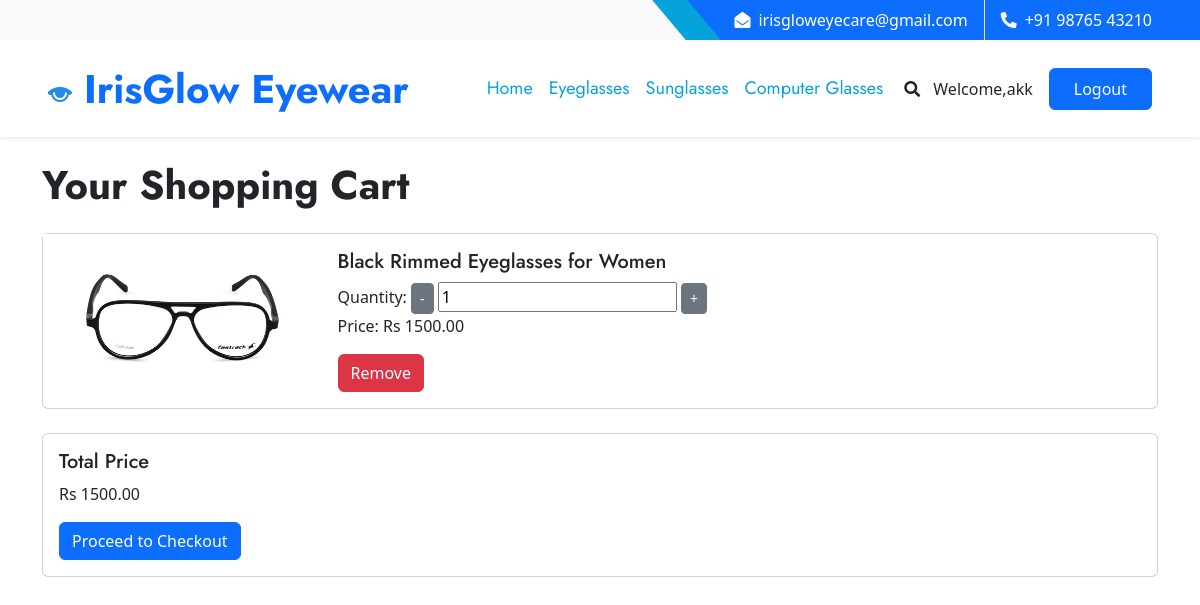
Page /cart/ (signed in) on the earlier database version.
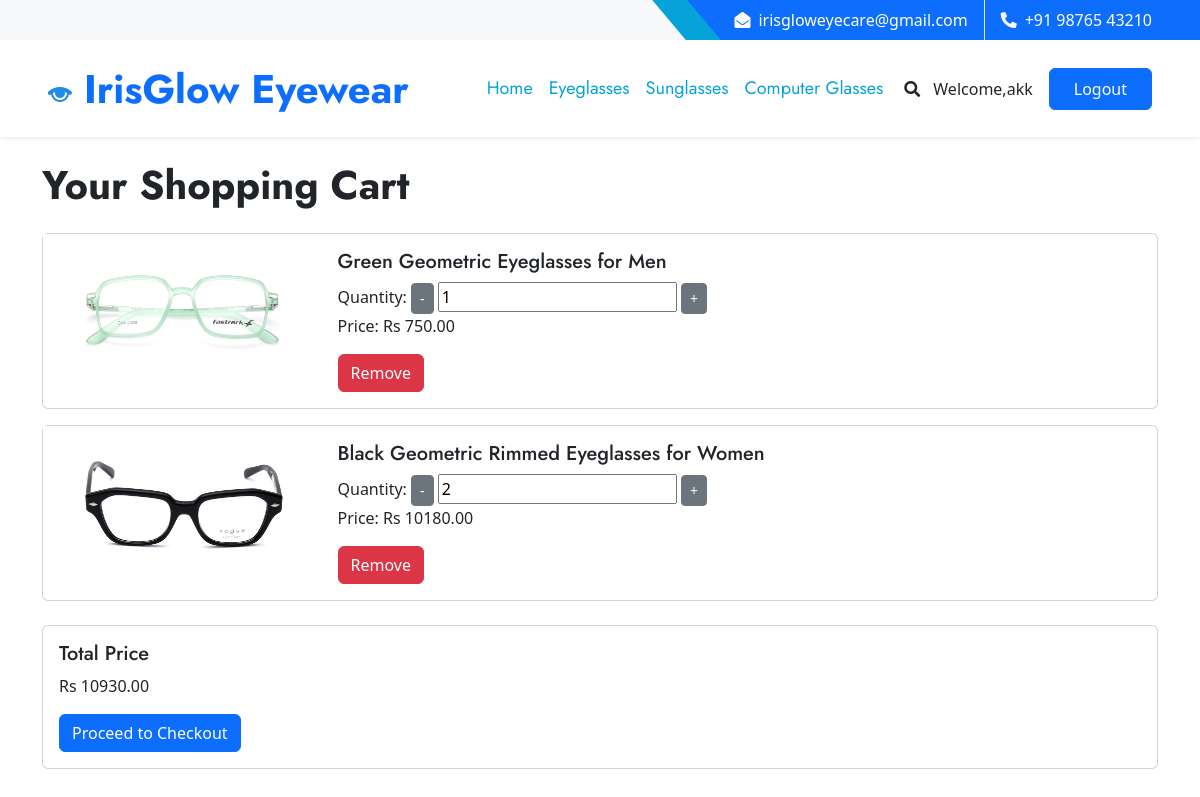
Same page on the later database version.
### IrisGlowApp/models.py (models this page shows, shortened)
class CustomUser(AbstractUser):
    PATIENT = 1
    DOCTOR = 2
    SPECTS = 3
    ADMIN = 4
    ROLE_CHOICE = (
        (PATIENT, 'Patient'),
        (DOCTOR, 'Doctor'),
        (SPECTS, 'Spects'),
        (ADMIN,'Admin'),
    )
    username=None
    first_name = models.CharField(max_length=50)
    last_name = models.CharField(max_length=50)
    USERNAME_FIELD = 'email'
    email = models.EmailField(max_length=100, unique=True)
    phone = models.CharField(max_length=12, blank=True)
    password = models.CharField(max_length=128)
    role = models.PositiveSmallIntegerField(choices=ROLE_CHOICE, blank=True, null=True,default='1')
    is_admin = models.BooleanField(default=False)
    is_staff = models.BooleanField(default=False)
    is_active = models.BooleanField(default=True)
    is_superadmin = models.BooleanField(default=False)
    REQUIRED_FIELDS = ['first_name','last_name', 'phone']
    objects = UserManager()

class UserCart(models.Model):
    user = models.ForeignKey(User, on_delete=models.CASCADE)
    created_at = models.DateTimeField(auto_now_add=True)
    updated_at = models.DateTimeField(auto_now=True)
    frame = models.ForeignKey(Frame, on_delete=models.CASCADE)
    quantity = models.PositiveIntegerField(default=1)
    def total_price(self):
        return self.frame.price * self.quantity

class Frame(models.Model):
    GENDER_CHOICES = (
        ('M', 'Male'),
        ('F', 'Female'),
        ('K', 'Kids'),
    )
    CATEGORY_CHOICES = (
        ('Eyeglasses', 'Eyeglasses'),
        ('Sunglasses', 'Sunglasses'),
        ('Computer Glasses', 'Computer Glasses'),
    )
    FRAME_MATERIAL_CHOICES = (
        ('Metal', 'Metal'),
        ('Plastic', 'Plastic'),
        ('Wood', 'Wood'),
        ('Aluminium', 'Aluminium'),
        ('Glass', 'Glass'),
    )
    FRAME_STYLE_CHOICES = (
        ('Circle', 'Circle'),
        ('Rectangle', 'Rectangle'),
        ('Geometric', 'Geometric'),
        ('Square', 'Square'),
    )
    SIZE_CHOICES = (
        ('Small', 'Small'),
        ('Medium', 'Medium'),
        ('Large', 'Large'),
    )
    BRAND_CHOICES = (
        ('Fastrack', 'Fastrack'),
        ('Titan', 'Titan'),
        ('Essilor', 'Essilor'),
        ('Ray-Ban', 'Ray-Ban'),
        ('Boss', 'Boss'),
        ('Polaroid', 'Polaroid'),
        ('Vogue', 'Vogue'),
    )
    COLOR_CHOICES = (
        ('Red', 'Red'),
        ('Blue', 'Blue'),
        ('Green', 'Green'),
        ('Black', 'Black'),
        ('White', 'White'),
    )
    TEMPLE_LENGTH_CHOICES = [
        ('140', '140 mm'),
        ('141', '141 mm'),
        ('142', '142 mm'),
        ('143', '143 mm'),
        ('144', '144 mm'),
        ('145', '145 mm'),
        ('146', '146 mm'),
        ('147', '147 mm'),
        ('148', '148 mm'),
        ('149', '149 mm'),
        ('150', '150 mm'),
        ('151', '151 mm'),
        ('152', '152 mm'),
        ('153', '153 mm'),
        ('154', '154 mm'),
        ('155', '155 mm'),
        ('156', '156 mm'),
        ('157', '157 mm'),
        ('158', '158 mm'),
    ]
    BRIDGE_SIZE_CHOICES = [
        ('15', '15 mm'),
        ('16', '16 mm'),
        ('17', '17 mm'),
        ('18', '18 mm'),
        ('19', '19 mm'),
        ('20', '20 mm'),
        ('21', '21 mm'),
        ('22', '22 mm'),
        ('23', '23 mm'),
        ('24', '24 mm'),
        ('25', '25 mm'),
    ]
    LENS_WIDTH_CHOICES = [
        ('45', '45 mm'),
        ('46', '46 mm'),
        ('47', '47 mm'),
        ('48', '48 mm'),
        ('49', '49 mm'),
        ('50', '50 mm'),
        ('51', '51 mm'),
        ('52', '52 mm'),
        ('53', '53 mm'),
        ('54', '54 mm'),
        ('55', '55 mm'),
        ('56', '56 mm'),
        ('57', '57 mm'),
        ('58', '58 mm'),
    ]
    name = models.CharField(max_length=255, unique=True)
    brand_name = models.CharField(max_length=255, choices=BRAND_CHOICES)
    category = models.CharField(max_length=255, choices=CATEGORY_CHOICES)
    product_description = models.TextField()
    material_description = models.TextField()
    gender = models.CharField(max_length=1, choices=GENDER_CHOICES)
    price = models.DecimalField(max_digits=10, decimal_places=2, validators=[MaxValueValidator(10000)])
    stock_quantity = models.PositiveIntegerField(default=0)
    production_date = models.DateField(null=True, blank=True)
    color = models.CharField(max_length=50, null=True, blank=True, choices=COLOR_CHOICES)
    size = models.CharField(max_length=10, choices=SIZE_CHOICES, null=True, blank=True)
    frame_material = models.CharField(max_length=20, choices=FRAME_MATERIAL_CHOICES, null=True, blank=True)
    frame_style = models.CharField(max_length=20, choices=FRAME_STYLE_CHOICES, null=True, blank=True)
    temple_length = models.CharField(max_length=3, choices=TEMPLE_LENGTH_CHOICES, default='15')
    bridge_size = models.CharField(max_length=5, choices=BRIDGE_SIZE_CHOICES, default='15')
    lens_width = models.CharField(max_length=5, choices=LENS_WIDTH_CHOICES, default='15')
    thumbnail = models.ImageField(upload_to='frame_thumbnails/')
    image_2 = models.ImageField(upload_to='frame_images/', blank=True, null=True)
    image_3 = models.ImageField(upload_to='frame_images/', blank=True, null=True)
    image_4 = models.ImageField(upload_to='frame_images/', blank=True, null=True)
    image_5 = models.ImageField(upload_to='frame_images/', blank=True, null=True)
    frame_id = models.AutoField(primary_key=True, unique=True)

### IrisGlowApp/views.py (the view)
# urls.py: path('cart/', view_cart, name='cart'),
def view_cart(request):
    user = request.user
    user_cart_items = UserCart.objects.filter(user=user)
    total_price = sum(item.total_price() for item in user_cart_items)
    return render(request, 'cart.html', {'cart_items': user_cart_items, 'total_price': total_price})

### template/cart.html (shortened to what this page needs)
{% load static %}
<!DOCTYPE html>
<html lang="en">
<head>
    <link href="https://cdnjs.cloudflare.com/ajax/libs/font-awesome/5.10.0/css/all.min.css" rel="stylesheet">
    <link href="https://cdn.jsdelivr.net/npm/bootstrap-icons@1.4.1/font/bootstrap-icons.css" rel="stylesheet">
    <link href="{% static 'lib/owlcarousel/assets/owl.carousel.min.css' %}" rel="stylesheet">
    <link href="{% static 'lib/animate/animate.min.css' %}" rel="stylesheet">
    <link href="{% static 'lib/tempusdominus/css/tempusdominus-bootstrap-4.min.css' %}" rel="stylesheet" />
    <link href="{% static 'lib/twentytwenty/twentytwenty.css' %}" rel="stylesheet" />
    <link href="{% static 'css/bootstrap.min.css' %}" rel="stylesheet">
    <link href="{% static 'css/style.css' %}" rel="stylesheet">
    <link href="https://cdn.jsdelivr.net/npm/bootstrap@5.3.0/dist/css/bootstrap.min.css" rel="stylesheet">
</head>
<body>
    <div class="container-fluid bg-light ps-5 pe-0 d-none d-lg-block">
        <div class="row gx-0">
            <div class="col-md-6 text-center text-lg-start mb-2 mb-lg-0">
            </div>
            <div class="col-md-6 text-center text-lg-end">
                <div class="position-relative d-inline-flex align-items-center bg-primary text-white top-shape px-5">
                    <div class="me-3 pe-3 border-end py-2">
                        <p class="m-0"><i class="fa fa-envelope-open me-2"></i>irisgloweyecare@gmail.com</p>
                    </div>
                    <div class="py-2">
                        <p class="m-0"><i class="fa fa-phone-alt me-2"></i>+91 98765 43210</p>
                    </div>
                </div>
            </div>
        </div>
    </div>
    <nav class="navbar navbar-expand-lg bg-white navbar-light shadow-sm px-5 py-3 py-lg-0">
        <a href="index.html" class="navbar-brand p-0">
            <h1 class="m-0 text-primary">
                <img src="{% static 'img/img1.png' %}">
              IrisGlow Eyewear</h1>
        </a>
        {% if user.is_authenticated %}
        <div class="collapse navbar-collapse" id="navbarCollapse">
            <div class="navbar-nav ms-auto py-0">
                <a href="{% url 'buyframes' %}" class="nav-item nav-link active">Home</a>
                <a href="{% url 'eyeglasses' %}" class="nav-item nav-link active">Eyeglasses</a>
                <a href="{% url 'sunglasses' %}" class="nav-item nav-link active">Sunglasses</a>
                <a href="{% url 'computerglasses' %}" class="nav-item nav-link active">Computer Glasses</a>
                </div>
            </div>
            <button type="button" class="btn text-dark" data-bs-toggle="modal" data-bs-target="#searchModal"><i class="fa fa-search"></i></button>
            <a href="" class="nav-item nav-link">Welcome,{{user.first_name}}</a>
            <a href="{% url 'logout' %}" class="btn btn-primary py-2 px-4 ms-3">Logout</a>
        {% endif %}
    </nav>
<div class="container mt-4">
    <h1 class="mb-4">Your Shopping Cart</h1>
    {% if cart_items %}
        {% for item in cart_items %}
            <div class="card mb-3">
                <div class="row g-0">
                    <div class="col-md-3">
                        <img src="{{ item.frame.thumbnail.url }}" alt="{{ item.frame.name }}" class="img-fluid">
                    </div>
                    <div class="col-md-9">
                        <div class="card-body">
                            <h5 class="card-title">{{ item.frame.name }}</h5>
                            <form method="POST" action="{% url 'update_cart' frame_id=item.frame_id %}" class="update-form">
                                <label for="quantity">Quantity:</label>
                                <button type="submit" class="btn btn-secondary btn-sm" name="quantity" value="{{ item.quantity|add:"-1" }}" onclick="return updateQuantity(this, -1)">-</button>
                                <input type="number" name="quantity" value="{{ item.quantity }}" min="1" readonly>
                                <button type="submit" class="btn btn-secondary btn-sm" name="quantity" value="{{ item.quantity|add:"1" }}" onclick="return updateQuantity(this, 1)">+</button>
                            </form>
                            <p class="card-text">Price: Rs <span class="total-price">{{ item.total_price }}</span></p>
                            <a href="{% url 'remove_from_cart' frame_id=item.frame_id %}" class="btn btn-danger">Remove</a>
                        </div>
                    </div>
                </div>
            </div>
        {% endfor %}
        <div class="card mt-4">
            <div class="card-body">
                <h5 class="card-title">Total Price</h5>
                <p class="card-text"> Rs <span id="cart-total">{{ total_price }}</span></p>
                <a href="{% url 'checkout' %}" class="btn btn-primary">Proceed to Checkout</a>
            </div>
        </div>
    {% else %}
        <p>Your cart is empty.</p>
    {% endif %}
</div>

### static/css/style.css (style rules this page uses)
:root { --primary: #06A3DA; --secondary: #F57E57; --light: #EEF9FF; --dark: #091E3E; }
h1, h2, .font-weight-bold { font-weight: 700 !important; }
h5, h6, .font-weight-medium { font-weight: 500 !important; }
.btn { font-family: 'Jost', sans-serif; font-weight: 600; transition: .5s; }
.btn-primary, .btn-secondary { color: #FFFFFF; }
.top-shape::before { position: absolute; content: ""; width: 35px; height: 100%; top: 0; left: -17px; background: var(--primary); transform: skew(40deg); }
.navbar-light .navbar-nav .nav-link { font-family: 'Jost', sans-serif; padding: 35px 15px; font-size: 18px; color: var(--dark); outline: none; transition: .5s; }
.navbar-light .navbar-nav .nav-link:hover, .navbar-light .navbar-nav .nav-link.active { color: var(--primary); }

Differences in the rows shown:
removed UserCart: frame.thumbnail (picture), frame.name "Black Rimmed Eyeglasses for Women", quantity "1", total_price "1500.00"
added UserCart: frame.thumbnail (picture), frame.name "Green Geometric Eyeglasses for Men", quantity "1", total_price "750.00"
added UserCart: frame.thumbnail (picture), frame.name "Black Geometric Rimmed Eyeglasses for Women", quantity "2", total_price "10180.00"
Other differences:
{{ total_price }}: "1500.00" → "10930.00"
